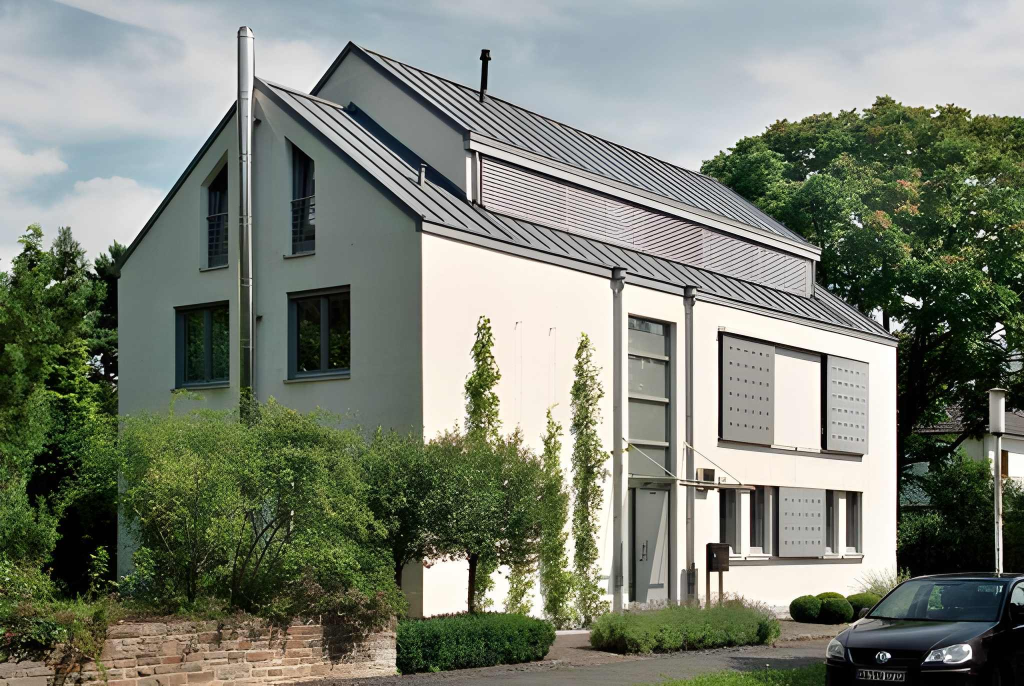
#> input picture images/projekte/einfamilienhaus-koecke/Köcke 1.jpeg, 2048 x 1372 px (shown at 1/2 size); its folder holds 3 pictures in this run
$ python bilder-optimieren.py
#> lines starting #> are read from the running program, lines starting #| are printed output that depends on the picture
"""Webversionen der Bilder erzeugen.

Die Originale in images/projekte/ und images/hero/ bleiben unverändert.
Die Website lädt ausschließlich die hier erzeugten, verkleinerten WebP-Dateien:

  images/web/{projekt-id}/{dateiname}-{breite}.webp
      Breiten 480, 960, 1440 (Karten, Bilderleisten, Projektliste)
      und 2400 (Galerie). Kleinere Originale werden nicht vergrößert,
      die Datei trägt dann trotzdem den Namen der Größenstufe.

  images/web/hero/{dateiname}-1600.webp
      Handy-Fassung der Titelbilder. Die Originale in images/hero/ sind
      bereits WebP in voller Breite und dienen als große Fassung.

Neues Projekt oder neues Foto: Original nach images/projekte/{id}/ legen,
dann im Projektordner ausführen:

    python3 _werkzeuge/bilder-optimieren.py

Bereits erzeugte Dateien werden übersprungen, solange das Original nicht
neuer ist. Danach den Ordner images/web/ per Cyberduck hochladen.
Benötigt Pillow (pip3 install Pillow).
"""
import os
import sys
import unicodedata
from PIL import Image, ImageOps

WURZEL = os.path.dirname(os.path.dirname(os.path.abspath(__file__)))
PROJEKTE = os.path.join(WURZEL, 'images', 'projekte')
HERO = os.path.join(WURZEL, 'images', 'hero')
ZIEL = os.path.join(WURZEL, 'images', 'web')

BREITEN = [480, 960, 1440, 2400]
HERO_BREITE = 1600
QUALITAET = 90       # Projektbilder: im Vergleich nicht vom Original zu unterscheiden
HERO_QUALITAET = 80  # Titelbilder liegen gedämpft unter einem Verlauf, 80 entspricht den Originalen
ENDUNGEN = ('.jpg', '.jpeg', '.png', '.webp')


def aktuell(quelle, ziel):
    return os.path.exists(ziel) and os.path.getmtime(ziel) >= os.path.getmtime(quelle)


def speichern(bild, breite, ziel, qualitaet=QUALITAET):
    if bild.width > breite:
        hoehe = round(bild.height * breite / bild.width)
        bild = bild.resize((breite, hoehe), Image.LANCZOS)
    os.makedirs(os.path.dirname(ziel), exist_ok=True)
    bild.save(ziel, 'WEBP', quality=qualitaet, method=6)


def oeffnen(pfad):
    bild = ImageOps.exif_transpose(Image.open(pfad))
#> bild is the input picture: PIL image 2048x1372 RGB; mean R, G, B 122.6, 128.4, 115.6
    # Transparenz nur behalten, wo es sie wirklich gibt
    if bild.mode in ('RGBA', 'LA', 'P'):
        bild = bild.convert('RGBA')
        if bild.getextrema()[3][0] == 255:
            bild = bild.convert('RGB')
    elif bild.mode != 'RGB':
        bild = bild.convert('RGB')
    return bild


def main():
    neu = uebersprungen = 0
    for projekt in sorted(os.listdir(PROJEKTE)):
        ordner = os.path.join(PROJEKTE, projekt)
        if not os.path.isdir(ordner):
            continue
        for datei in sorted(os.listdir(ordner)):
            if not datei.lower().endswith(ENDUNGEN):
                continue
            quelle = os.path.join(ordner, datei)
            # macOS speichert Umlaute teils zerlegt (o + ¨). Server und HTML nutzen die
            # zusammengesetzte Form, deshalb die Zielnamen einheitlich so schreiben.
            name = unicodedata.normalize('NFC', os.path.splitext(datei)[0])
            ziele = {b: os.path.join(ZIEL, projekt, f'{name}-{b}.webp') for b in BREITEN}
            offen = [b for b, z in ziele.items() if not aktuell(quelle, z)]
            uebersprungen += len(BREITEN) - len(offen)
            if not offen:
                continue
            bild = oeffnen(quelle)
            for b in offen:
                speichern(bild, b, ziele[b])
                neu += 1
#> this loop made 4 passes
#> pass 1, in speichern, `bild = bild.resize((breite, hoehe), Image.LANCZOS)`:
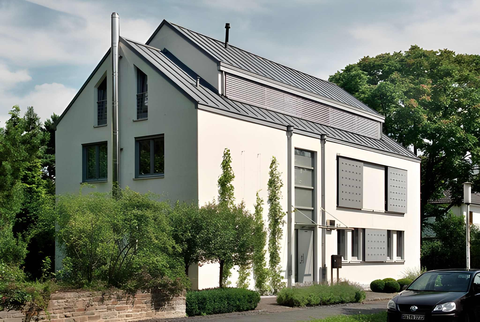
#> bild: PIL image 480x322 RGB; mean R, G, B 122.5, 128.4, 115.7
#> pass 2, in speichern (call 2), `bild = bild.resize((breite, hoehe), Image.LANCZOS)`:
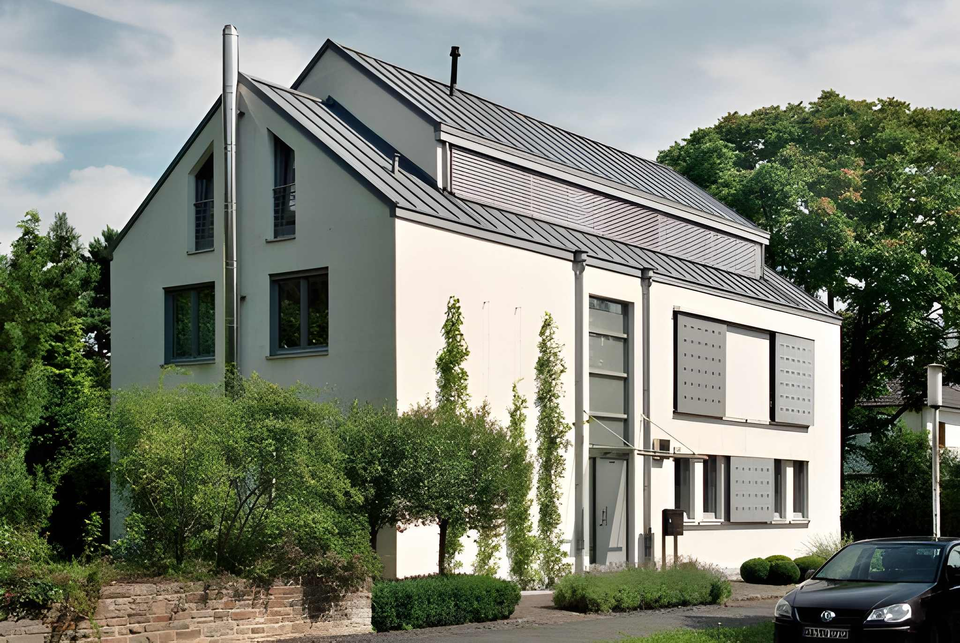
#> bild: PIL image 960x643 RGB; mean R, G, B 122.6, 128.4, 115.7
#> pass 3, in speichern (call 3), `bild = bild.resize((breite, hoehe), Image.LANCZOS)`:
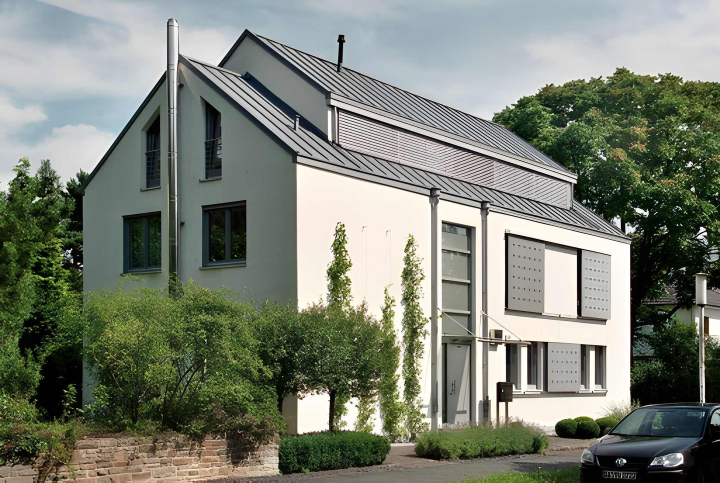
#> bild: PIL image 1440x965 RGB (shown at 1/2 size); mean R, G, B 122.6, 128.4, 115.7
#> after the loop, neu = 4
            print(f'{projekt}/{datei}: {len(offen)} Fassungen')
#> pass 2 of the loop in main, `for projekt in sorted(os.listdir(PROJEKTE)):`:
#> offen = [480, 960, 1440, 2400]
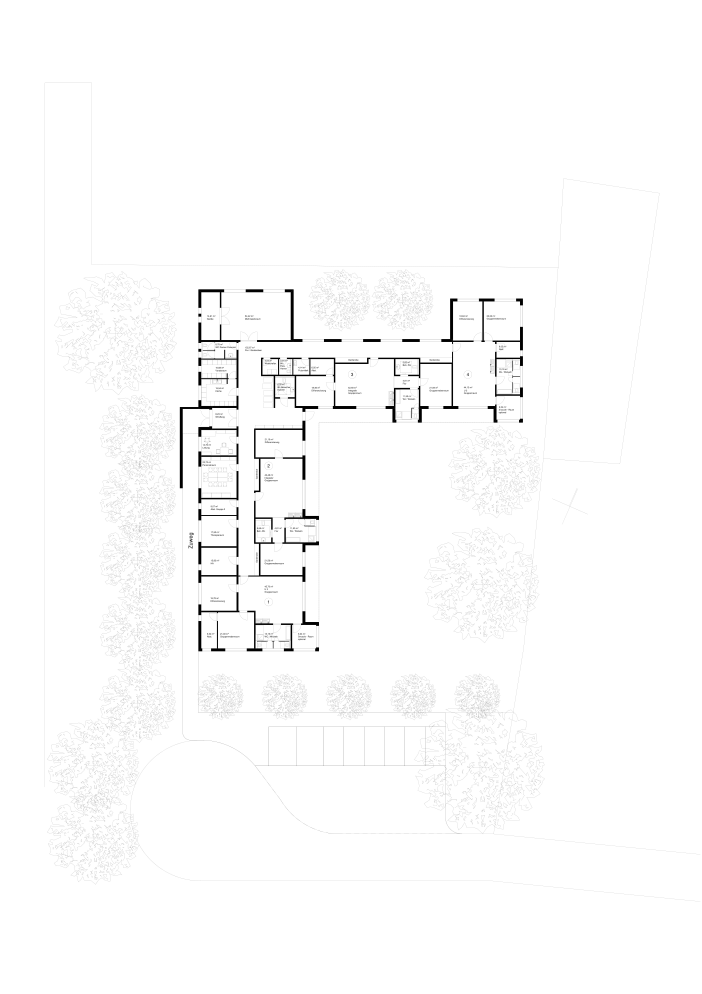
#> input picture images/projekte/kita-zedernpark/zeichnung-ve-kiga.jpg, 4210 x 5960 px (shown at 1/6 size)
#> in oeffnen, bild is the input picture: PIL image 4210x5960 RGB; min 0, max 255, mean 251.6
#> the loop in main, `for b in offen:` made 4 passes
#> (b, hoehe in speichern) on passes 1 to 4: (480, 680), (960, 1359), (1440, 2039), (2400, 3398)
#> pass 1, in speichern (call 13), `bild = bild.resize((breite, hoehe), Image.LANCZOS)`:
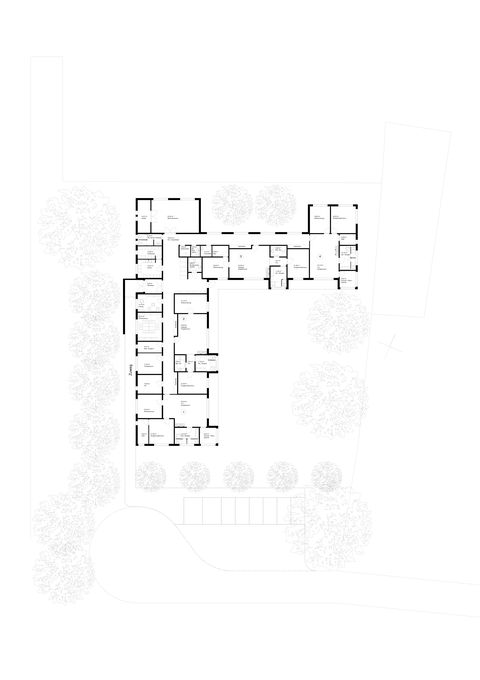
#> bild: PIL image 480x680 RGB; min 0, max 255, mean 251.5
#| kita-zedernpark/zeichnung-ve-kiga.jpg: 4 Fassungen

#> (the run stopped early here; a loop or call above may not have finished)
